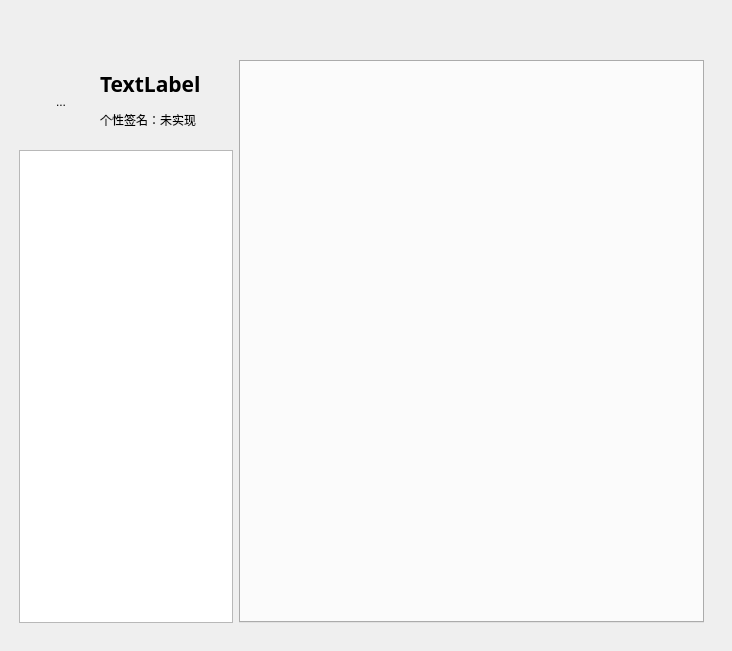
<?xml version="1.0" encoding="UTF-8"?>
<ui version="4.0">
 <class>MainWindow</class>
 <widget class="QMainWindow" name="MainWindow">
  <property name="geometry">
   <rect>
    <x>0</x>
    <y>0</y>
    <width>732</width>
    <height>651</height>
   </rect>
  </property>
  <property name="windowTitle">
   <string>MainWindow</string>
  </property>
  <widget class="QWidget" name="centralwidget">
   <layout class="QVBoxLayout" name="verticalLayout_3">
    <property name="leftMargin">
     <number>10</number>
    </property>
    <property name="topMargin">
     <number>10</number>
    </property>
    <property name="rightMargin">
     <number>10</number>
    </property>
    <property name="bottomMargin">
     <number>10</number>
    </property>
    <item>
     <widget class="QWidget" name="widget_2" native="true">
      <layout class="QVBoxLayout" name="verticalLayout_4">
       <property name="rightMargin">
        <number>18</number>
       </property>
       <property name="bottomMargin">
        <number>18</number>
       </property>
       <item>
        <widget class="QLabel" name="label">
         <property name="minimumSize">
          <size>
           <width>0</width>
           <height>35</height>
          </size>
         </property>
         <property name="maximumSize">
          <size>
           <width>16777215</width>
           <height>35</height>
          </size>
         </property>
         <property name="text">
          <string/>
         </property>
        </widget>
       </item>
       <item>
        <layout class="QHBoxLayout" name="horizontalLayout_2">
         <item>
          <layout class="QVBoxLayout" name="verticalLayout_2">
           <item>
            <widget class="QWidget" name="widget" native="true">
             <property name="minimumSize">
              <size>
               <width>214</width>
               <height>0</height>
              </size>
             </property>
             <property name="maximumSize">
              <size>
               <width>214</width>
               <height>16777215</height>
              </size>
             </property>
             <layout class="QHBoxLayout" name="horizontalLayout">
              <item>
               <widget class="QToolButton" name="toolButton">
                <property name="minimumSize">
                 <size>
                  <width>66</width>
                  <height>66</height>
                 </size>
                </property>
                <property name="maximumSize">
                 <size>
                  <width>66</width>
                  <height>66</height>
                 </size>
                </property>
                <property name="text">
                 <string>...</string>
                </property>
                <property name="iconSize">
                 <size>
                  <width>66</width>
                  <height>66</height>
                 </size>
                </property>
                <property name="autoRaise">
                 <bool>true</bool>
                </property>
               </widget>
              </item>
              <item>
               <layout class="QVBoxLayout" name="verticalLayout">
                <item>
                 <widget class="QLabel" name="label_2">
                  <property name="font">
                   <font>
                    <family>Tekton Pro Cond</family>
                    <pointsize>18</pointsize>
                    <weight>75</weight>
                    <bold>true</bold>
                   </font>
                  </property>
                  <property name="text">
                   <string>&lt;html&gt;&lt;head/&gt;&lt;body&gt;&lt;p&gt;&lt;span style=&quot; font-size:16pt;&quot;&gt;TextLabel&lt;/span&gt;&lt;/p&gt;&lt;/body&gt;&lt;/html&gt;</string>
                  </property>
                 </widget>
                </item>
                <item>
                 <widget class="QLabel" name="label_3">
                  <property name="text">
                   <string>个性签名：未实现</string>
                  </property>
                 </widget>
                </item>
               </layout>
              </item>
             </layout>
            </widget>
           </item>
           <item>
            <widget class="QListWidget" name="listWidget">
             <property name="minimumSize">
              <size>
               <width>214</width>
               <height>0</height>
              </size>
             </property>
             <property name="maximumSize">
              <size>
               <width>214</width>
               <height>16777215</height>
              </size>
             </property>
            </widget>
           </item>
          </layout>
         </item>
         <item>
          <widget class="QTabWidget" name="tabWidget">
           <property name="currentIndex">
            <number>-1</number>
           </property>
          </widget>
         </item>
        </layout>
       </item>
      </layout>
     </widget>
    </item>
   </layout>
  </widget>
 </widget>
 <resources/>
 <connections/>
</ui>
